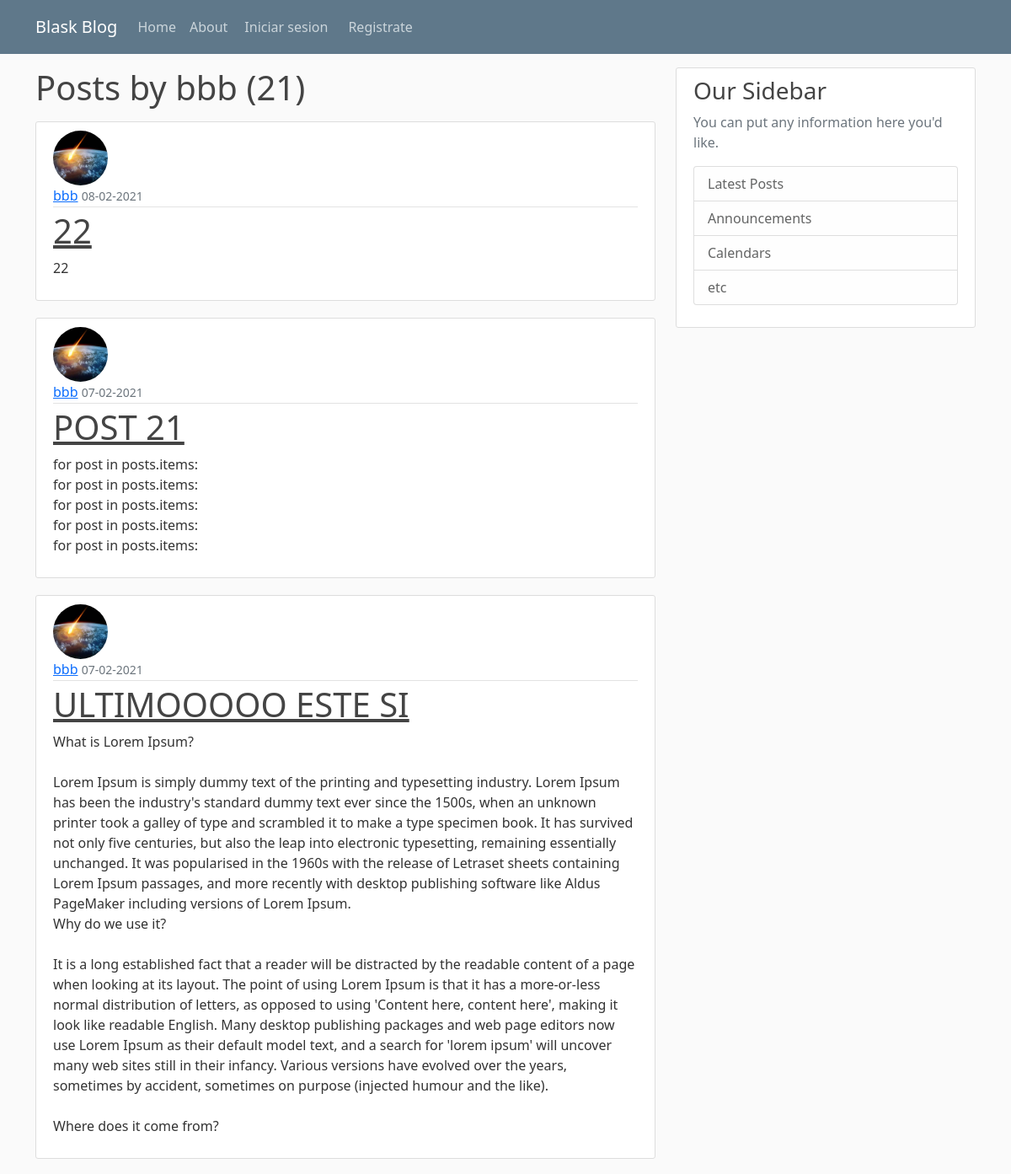
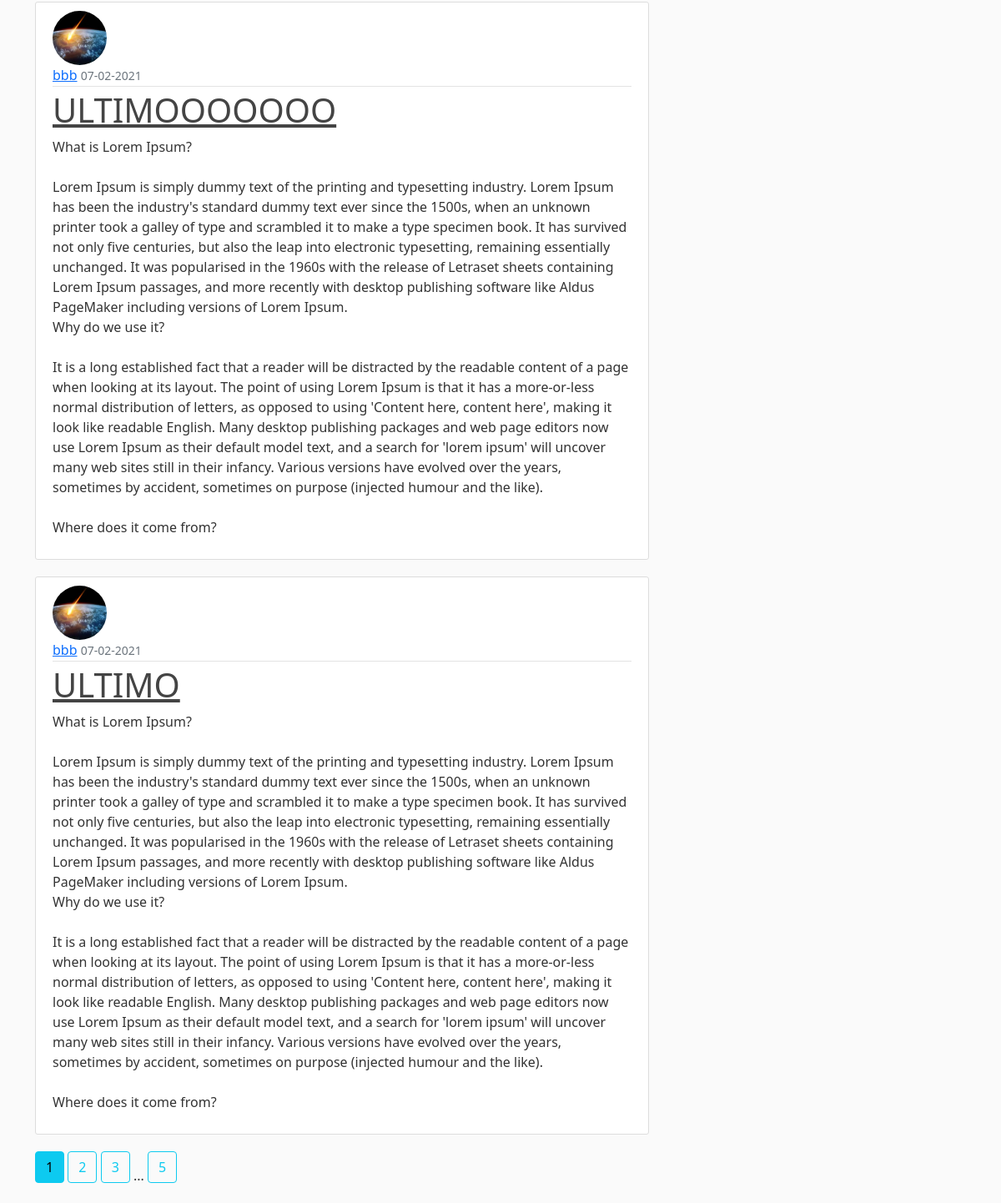
The app's page /user/bbb with its own data (2 pictures, top to bottom).
### flaskblog/models.py (models this page shows, shortened)
class User(db.Model, UserMixin):
	id = db.Column(db.Integer, primary_key=True)
	username = db.Column(db.String(20), unique=True, nullable=False)
	email = db.Column(db.String(120), unique=True, nullable=False)
	image_file = db.Column(db.String(20), nullable=False, default='default.jpg')
	password = db.Column(db.String(60), nullable=False)
	posts = db.relationship('Post', backref=db.backref('author', lazy=True)) # o lazy dynamic

class Post(db.Model):
	id = db.Column(db.Integer, primary_key=True)
	title = db.Column(db.String(100), nullable=False)
	date_posted = db.Column(db.DateTime, nullable=False, default=datetime.utcnow)
	content = db.Column(db.Text, nullable=False)
	user_id = db.Column(db.Integer, db.ForeignKey('user.id'), nullable=False)

### flaskblog/routes.py (the view)
@app.route("/user/<string:username>")
def user_posts(username):
	page = request.args.get('page', 1, type=int)
	user = User.query.filter_by(username=username).first_or_404()
	posts = Post.query.filter_by(author=user).order_by(Post.date_posted.desc()).paginate(page=page, per_page=5)
	return render_template('user_posts.html', posts=posts, user=user)

### flaskblog/templates/user_posts.html
{% extends "layout.html" %}
{% block content %}
    <h1 class="mb-3">Posts by {{ user.username }} ({{ posts.total }})</h1>
	{% for post in posts.items %}
		<article class="media content-section">
			<img class="rounded-circle article-img" src="{{ url_for('static', filename='profile_pics/' + post.author.image_file) }}">
		  	<div class="media-body">
		    	<div class="article-metadata">
		      		<a class="mr-2" href="{{ url_for('user_posts', username=post.author.username) }}">{{ post.author.username }}</a>
		      		<small class="text-muted">{{ post.date_posted.strftime('%d-%m-%Y') }}</small>
		    	</div>
		    	<h1><a class="article-title" href="{{ url_for('post', post_id=post.id) }}">{{ post.title }}</a></h1>
		    	<p class="article-content">{{ post.content }}</p>
		  	</div>
		</article>
	{% endfor %}
	{% for page_num in posts.iter_pages(left_edge=1, right_edge=1, left_current=1, right_current=2) %}
		{% if page_num %}
			{% if posts.page == page_num %}
				<a class="btn btn-info mb-4" href="{{ url_for('user_posts', username=user.username, page=page_num) }}">{{ page_num }}</a>
			{% else %}
				<a class="btn btn-outline-info mb-4" href="{{ url_for('user_posts', username=user.username, page=page_num) }}">{{ page_num }}</a>
			{% endif %}
		{% else %}
		...
		{% endif %}
	{% endfor %}
{% endblock content %}

### flaskblog/static/main.css (style rules this page uses)
body { background: #fafafa; color: #333333; margin-top: 5rem; }
h1, h2, h3, h4, h5, h6 { color: #444444; }
.content-section { background: #ffffff; padding: 10px 20px; border: 1px solid #dddddd; border-radius: 3px; margin-bottom: 20px; }
.article-title { color: #444444; }
.article-content { white-space: pre-line; }
.article-img { height: 65px; width: 65px; margin-right: 16px; }
.article-metadata { padding-bottom: 1px; margin-bottom: 4px; border-bottom: 1px solid #e3e3e3 }

### records on screen
User: username "bbb"
Post: image_file (picture), author.username "bbb", date_posted "08-02-2021", title "22", content "22"
Post: image_file (picture), author.username "bbb", date_posted "07-02-2021", title "POST 21", content "for post in posts.items: for post in posts.items: for post in posts.items: for post in posts.items: for post in posts.items:"
Post: image_file (picture), author.username "bbb", date_posted "07-02-2021", title "ULTIMOOOOO ESTE SI", content "What is Lorem Ipsum? Lorem Ipsum is simply dummy text of the printing and typesetting industry. Lorem Ipsum has been the industry's standard dummy text ever since the 1500s, when an unknown printer took a galley of type and scrambled it to make a type specimen book. It has survived not only five centuries, but also the leap into electronic typesetting, remaining essentially unchanged. It was popularised in the 1960s with the release of Letraset sheets containing Lorem Ipsum passages, and more recently with desktop publishing software like Aldus PageMaker including versions of Lorem Ipsum. Why do we use it? It is a long established fact that a reader will be distracted by the readable…"
Post: image_file (picture), author.username "bbb", date_posted "07-02-2021", title "ULTIMOOOOOOO", content "What is Lorem Ipsum? Lorem Ipsum is simply dummy text of the printing and typesetting industry. Lorem Ipsum has been the industry's standard dummy text ever since the 1500s, when an unknown printer took a galley of type and scrambled it to make a type specimen book. It has survived not only five centuries, but also the leap into electronic typesetting, remaining essentially unchanged. It was popularised in the 1960s with the release of Letraset sheets containing Lorem Ipsum passages, and more recently with desktop publishing software like Aldus PageMaker including versions of Lorem Ipsum. Why do we use it? It is a long established fact that a reader will be distracted by the readable…"
Post: image_file (picture), author.username "bbb", date_posted "07-02-2021", title "ULTIMO", content "What is Lorem Ipsum? Lorem Ipsum is simply dummy text of the printing and typesetting industry. Lorem Ipsum has been the industry's standard dummy text ever since the 1500s, when an unknown printer took a galley of type and scrambled it to make a type specimen book. It has survived not only five centuries, but also the leap into electronic typesetting, remaining essentially unchanged. It was popularised in the 1960s with the release of Letraset sheets containing Lorem Ipsum passages, and more recently with desktop publishing software like Aldus PageMaker including versions of Lorem Ipsum. Why do we use it? It is a long established fact that a reader will be distracted by the readable…"

### other values on screen
{{ posts.total }} "21"
{{ page_num }} "1"
{{ page_num }} "2" "3" "5"
